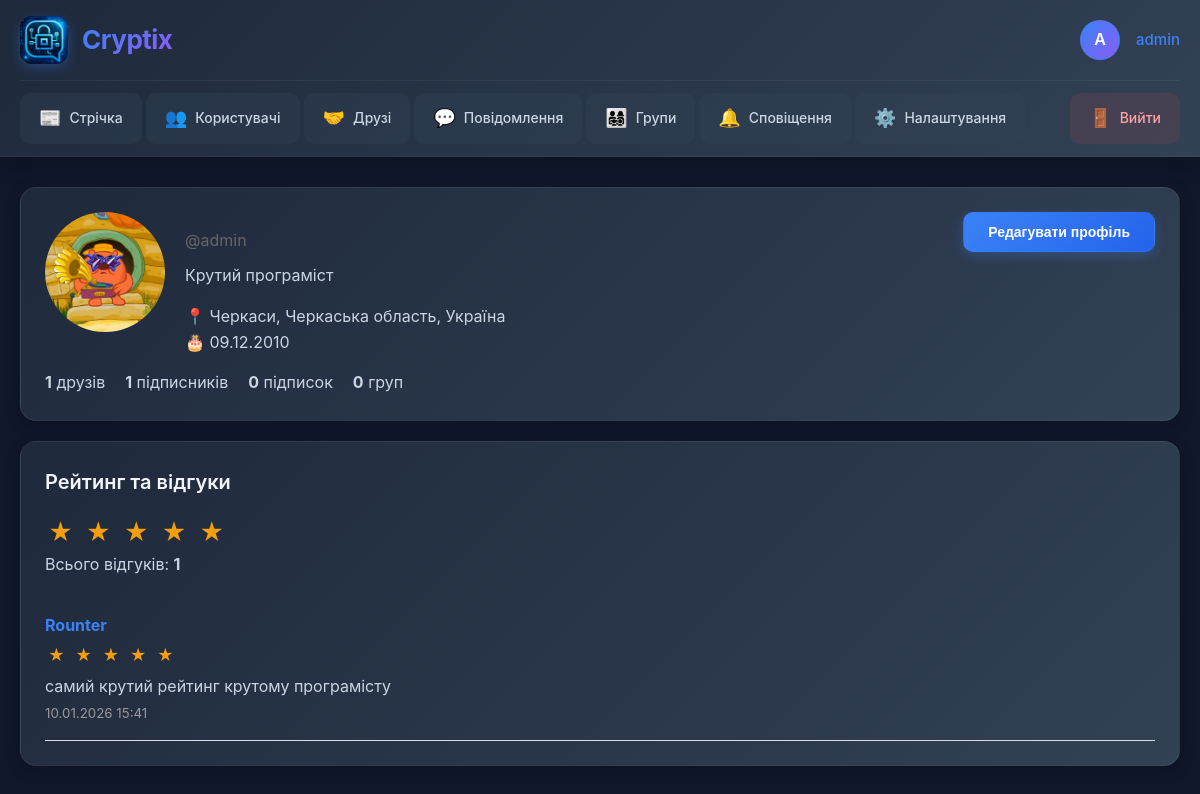
The page /app/user/admin/ (signed in) on the database as committed earlier.
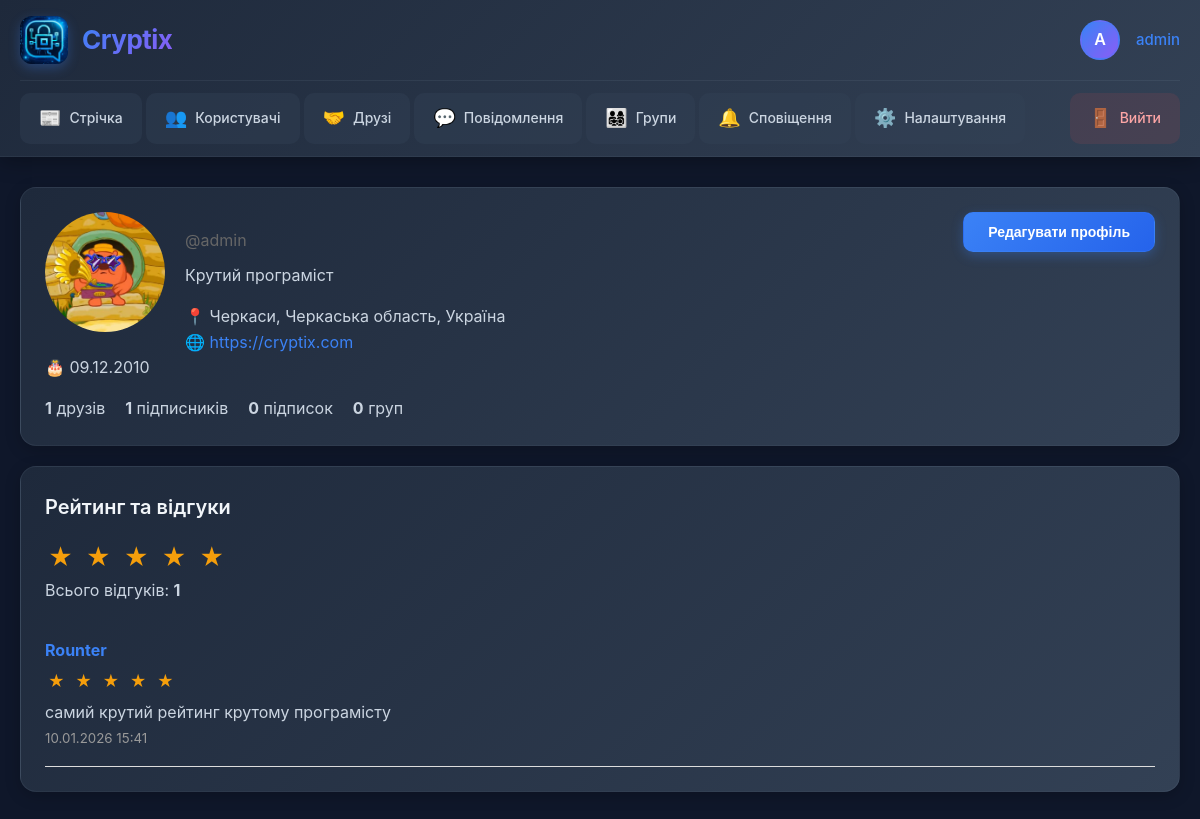
The same page on the database as committed later.
### cryptix_app/models.py (models this page shows, shortened)
class Profile(models.Model):
    user = models.OneToOneField(User, on_delete=models.CASCADE)
    bio = models.TextField(max_length=500, blank=True)
    avatar = models.ImageField(upload_to='avatars/', blank=True, null=True)
    birth_date = models.DateField(null=True, blank=True)
    location = models.CharField(max_length=100, blank=True)
    website = models.URLField(blank=True)
    phone = models.CharField(max_length=20, blank=True)

class Review(models.Model):
    reviewer = models.ForeignKey(User, related_name='reviews_given', on_delete=models.CASCADE)
    reviewed_user = models.ForeignKey(User, related_name='reviews_received', on_delete=models.CASCADE)
    rating = models.IntegerField(choices=[(i, i) for i in range(1, 6)])
    comment = models.TextField()
    created_at = models.DateTimeField(auto_now_add=True)
    updated_at = models.DateTimeField(auto_now=True)
    class Meta:
        unique_together = ('reviewer', 'reviewed_user')
        ordering = ['-created_at']

### cryptix_app/views.py (the view, shortened to what this page needs)
# urls.py: path('user/<str:username>/', views.user_profile_view, name='user_profile_view'),
@login_required
def user_profile_view(request, username):
    profile_user = get_object_or_404(User, username=username)
    profile, created = Profile.objects.get_or_create(user=profile_user)
    is_friend = False
    friendship_status = None
    is_following = False
    friends_count = Friendship.objects.filter(
        Q(from_user=profile_user, status='accepted') |
        Q(to_user=profile_user, status='accepted')
    ).count()
    followers_count = Follow.objects.filter(following=profile_user).count()
    following_count = Follow.objects.filter(follower=profile_user).count()
    groups_count = profile_user.joined_groups.count()
    return render(request, 'cryptix_app/user_profile.html', {
        'profile_user': profile_user,
        'profile': profile,
        'is_friend': is_friend,
        'friendship_status': friendship_status,
        'is_following': is_following,
        'friends_count': friends_count,
        'followers_count': followers_count,
        'following_count': following_count,
        'groups_count': groups_count,
    })

### cryptix_app/templates/cryptix_app/user_profile.html (shortened to what this page needs)
{% extends 'cryptix_app/base.html' %}
{% block content %}
<div class="card">
    <div style="display: flex; justify-content: space-between; align-items: start;">
        <div style="flex: 1;">
            {% if profile.avatar %}
            <img src="{{ profile.avatar.url }}" alt="{{ profile_user.username }}" style="width: 120px; height: 120px; border-radius: 50%; margin-right: 20px; float: left;">
            {% else %}
            <div style="width: 120px; height: 120px; border-radius: 50%; background: #1877f2; color: white; display: flex; align-items: center; justify-content: center; font-size: 48px; font-weight: bold; margin-right: 20px; float: left;">
                {{ profile_user.username|first|upper }}
            </div>
            {% endif %}
            <p style="color: #666;">@{{ profile_user.username }}</p>
            {% if profile.bio %}
            <p style="margin-top: 10px;">{{ profile.bio }}</p>
            {% endif %}
            <div style="margin-top: 15px; color: #666;">
                {% if profile.location %}
                <p>📍 {{ profile.location }}</p>
                {% endif %}
                {% if profile.website %}
                <p>🌐 <a href="{{ profile.website }}" target="_blank">{{ profile.website }}</a></p>
                {% endif %}
                {% if profile.birth_date %}
                <p>🎂 {{ profile.birth_date|date:"d.m.Y" }}</p>
                {% endif %}
            </div>
            <div style="margin-top: 15px; display: flex; gap: 20px;">
                <div><strong>{{ friends_count }}</strong> друзів</div>
                <div><strong>{{ followers_count }}</strong> підписників</div>
                <div><strong>{{ following_count }}</strong> підписок</div>
                <div><strong>{{ groups_count }}</strong> груп</div>
            </div>
        </div>
        {% if profile_user != user %}
        <div style="display: flex; flex-direction: column; gap: 10px;">
            {% if is_friend %}
                <span style="color: #42b72a; padding: 10px;">✓ Ви друзі</span>
                <a href="{% url 'start_conversation' profile_user.id %}">
                    <button>Написати</button>
                </a>
                <form method="post" action="{% url 'remove_friend' profile_user.id %}">
                    {% csrf_token %}
                    <button type="submit" style="background: #f44336;">Видалити з друзів</button>
                </form>
            {% elif friendship_status == 'pending' %}
                <span style="color: #999;">Запит надіслано</span>
            {% else %}
                <form method="post" action="{% url 'send_friend_request' profile_user.id %}">
                    {% csrf_token %}
                    <button type="submit">Додати в друзі</button>
                </form>
            {% endif %}
            {% if is_following %}
                <form method="post" action="{% url 'unfollow_user' profile_user.id %}">
                    {% csrf_token %}
                    <button type="submit" style="background: #999;">Відписатися</button>
                </form>
            {% else %}
                <form method="post" action="{% url 'follow_user' profile_user.id %}">
                    {% csrf_token %}
                    <button type="submit">Підписатися</button>
                </form>
            {% endif %}
        </div>
        {% else %}
        <a href="{% url 'profile' %}">
            <button>Редагувати профіль</button>
        </a>
        {% endif %}
    </div>
</div>
<div class="card">
    <h3>Рейтинг та відгуки</h3>
    {% with reviews=profile_user.reviews_received.all %}
    {% if reviews %}
        {% with total=reviews.count sum=0 %}
            {% with avg_rating=sum|divisibleby:total %}
            <div style="margin-bottom: 20px;">
                <div class="star-rating">
                    {% for i in "12345" %}
                    <span class="star filled">★</span>
                    {% endfor %}
                </div>
                <p>Всього відгуків: <strong>{{ reviews.count }}</strong></p>
            </div>
            {% endwith %}
        {% endwith %}
    {% else %}
        <p style="margin-bottom: 20px;">Ще немає відгуків</p>
    {% endif %}
    {% for review in reviews %}
    <div style="border-bottom: 1px solid #ddd; padding: 15px 0;">
        <div style="display: flex; justify-content: space-between; align-items: start;">
            <div style="flex: 1;">
                <strong><a href="{% url 'user_profile_view' review.reviewer.username %}">{{ review.reviewer.username }}</a></strong>
                <div class="star-rating" style="font-size: 16px; margin: 5px 0;">
                    {% for i in "12345" %}
                    <span class="star {% if forloop.counter <= review.rating %}filled{% endif %}">★</span>
                    {% endfor %}
                </div>
                <p>{{ review.comment }}</p>
                <small style="color: #999;">{{ review.created_at|date:"d.m.Y H:i" }}</small>
            </div>
        </div>
    </div>
    {% endfor %}
    {% endwith %}
</div>
{% endblock %}

### cryptix_app/templates/cryptix_app/base.html (shortened to what this page needs)
{% load static %}
<!DOCTYPE html>
<html lang="uk">
<head>
</head>
<body>
    <header class="header">
        <div class="header-container">
            <div class="header-top">
                <a href="{% url 'home' %}" class="logo-section">
                    <img src="/media/logo.png" alt="Cryptix" class="logo-img">
                    <div class="logo-text">Cryptix</div>
                </a>
                {% if user.is_authenticated %}
                <div class="user-section">
                    <div class="user-avatar">{{ user.username|first|upper }}</div>
                    <div class="user-name">
                        <a href="{% url 'user_profile_view' user.username %}">{{ user.username }}</a>
                    </div>
                </div>
                {% endif %}
            </div>
            {% if user.is_authenticated %}
            <nav class="nav-menu">
                <a href="{% url 'feed' %}" class="nav-item">
                    <span class="icon">📰</span>
                    <span>Стрічка</span>
                </a>
                <a href="{% url 'users_list' %}" class="nav-item">
                    <span class="icon">👥</span>
                    <span>Користувачі</span>
                </a>
                <a href="{% url 'friends_list' %}" class="nav-item">
                    <span class="icon">🤝</span>
                    <span>Друзі</span>
                </a>
                <a href="{% url 'conversations_list' %}" class="nav-item">
                    <span class="icon">💬</span>
                    <span>Повідомлення</span>
                </a>
                <a href="{% url 'groups_list' %}" class="nav-item">
                    <span class="icon">👨‍👩‍👧‍👦</span>
                    <span>Групи</span>
                </a>
                <a href="{% url 'notifications_list' %}" class="nav-item">
                    <span class="icon">🔔</span>
                    <span>Сповіщення</span>
                </a>
                <a href="{% url 'profile' %}" class="nav-item">
                    <span class="icon">⚙️</span>
                    <span>Налаштування</span>
                </a>
                <a href="{% url 'logout' %}" class="nav-item logout" onclick="event.preventDefault(); document.getElementById('logout-form').submit();">
                    <span class="icon">🚪</span>
                    <span>Вийти</span>
                </a>
            </nav>
            {% endif %}
        </div>
    </header>
    <main class="main-container">
        {% block content %}{% endblock %}
    </main>
</body>
</html>

### cryptix_app/templates/cryptix_app/base.html (style rules this page uses)
* { margin: 0; padding: 0; box-sizing: border-box; }
body { font-family: -apple-system, BlinkMacSystemFont, 'Segoe UI', Roboto, 'Helvetica Neue', Arial, sans-serif; background: #0f172a; color: #f1f5f9; min-height: 100vh; line-height: 1.6; }
.header { background: linear-gradient(135deg, #1e293b 0%, #334155 100%); border-bottom: 1px solid rgba(148, 163, 184, 0.1); box-shadow: 0 4px 20px rgba(0, 0, 0, 0.3); position: sticky; top: 0; z-index: 1000; }
.header-container { max-width: 1400px; margin: 0 auto; padding: 0 20px; }
.header-top { display: flex; align-items: center; justify-content: space-between; padding: 16px 0; border-bottom: 1px solid rgba(148, 163, 184, 0.1); }
.logo-section { display: flex; align-items: center; gap: 14px; }
.logo-img { width: 48px; height: 48px; border-radius: 12px; box-shadow: 0 4px 12px rgba(59, 130, 246, 0.3); object-fit: cover; transition: all 0.3s ease; }
.logo-text { font-size: 26px; font-weight: 700; background: linear-gradient(135deg, #3b82f6, #8b5cf6); -webkit-background-clip: text; -webkit-text-fill-color: transparent; background-clip: text; letter-spacing: -0.5px; }
.user-section { display: flex; align-items: center; gap: 16px; }
.user-avatar { width: 40px; height: 40px; border-radius: 50%; background: linear-gradient(135deg, #3b82f6, #8b5cf6); display: flex; align-items: center; justify-content: center; font-weight: 600; font-size: 16px; color: white; border: 2px solid rgba(59, 130, 246, 0.3); }
.user-name { color: #cbd5e1; font-size: 15px; font-weight: 500; }
.user-name a { color: #3b82f6; text-decoration: none; transition: color 0.2s; }
.nav-menu { display: flex; gap: 4px; padding: 12px 0; overflow-x: auto; scrollbar-width: none; }
.nav-item { display: flex; align-items: center; gap: 8px; padding: 10px 18px; border-radius: 10px; background: rgba(51, 65, 85, 0.4); color: #cbd5e1; text-decoration: none; font-size: 14px; font-weight: 500; white-space: nowrap; transition: all 0.3s ease; border: 1px solid transparent; position: relative; }
.nav-item .icon { font-size: 18px; }
.nav-item.logout { background: rgba(239, 68, 68, 0.1); color: #fca5a5; margin-left: auto; }
.main-container { max-width: 1200px; margin: 0 auto; padding: 30px 20px; }
.card { background: linear-gradient(135deg, #1e293b 0%, #334155 100%); border-radius: 16px; padding: 24px; margin-bottom: 20px; border: 1px solid rgba(148, 163, 184, 0.1); box-shadow: 0 4px 16px rgba(0, 0, 0, 0.2); transition: all 0.3s ease; }
.card h2, .card h3 { color: #f1f5f9; margin-bottom: 16px; }
.card p, .card li, .card span, .card div { color: #cbd5e1; }
.card a { color: #3b82f6; }
button, input[type="submit"], .btn { background: linear-gradient(135deg, #3b82f6, #2563eb); color: white; padding: 11px 24px; border: none; border-radius: 10px; font-size: 14px; font-weight: 600; cursor: pointer; transition: all 0.3s ease; box-shadow: 0 4px 12px rgba(59, 130, 246, 0.3); border: 1px solid rgba(59, 130, 246, 0.3); }
h3 { font-size: 20px; color: #cbd5e1; margin-bottom: 14px; font-weight: 600; }
a { color: #3b82f6; text-decoration: none; transition: color 0.2s; }
.star-rating { font-size: 24px; color: #475569; cursor: pointer; }
.star-rating .star { display: inline-block; margin: 0 3px; transition: color 0.2s; }
.star-rating .star.filled { color: #f59e0b; }
img { max-width: 100%; border-radius: 12px; }

Rows that differ between the two databases and show on the page:
changed Profile "Крутий програміст": website (not shown) → "https://cryptix.com"
